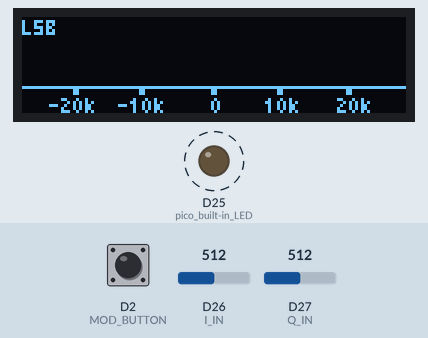
A sketch run on a simulated Arduino Due. On the bench: 128×32 one-colour display, output pins drawn as LEDs (lit = HIGH). Dashed ring = blinking. The test bench sets the inputs (shaded band); at power-on: D2 (MOD_BUTTON) HIGH, D26 (I_IN) = 512, D27 (Q_IN) = 512 (analog values on the 0–1023 scale). What the sketch prints to the serial monitor is not drawn.

Above: at 1.77 s.
1.8 s: D2 (MOD_BUTTON) pulled LOW for 3.2 s
At 5.12 s:
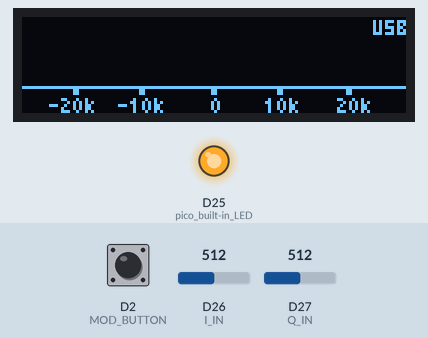
5.6 s: D26 (I_IN) set to 306
At 5.81 s:
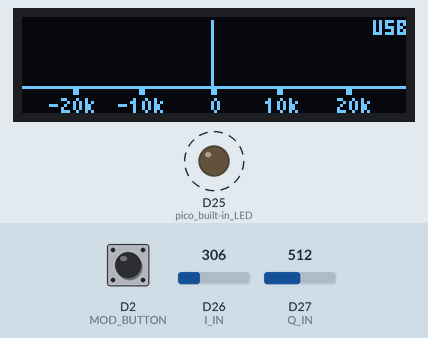
7.2 s: D27 (Q_IN) set to 716
8.7 s: D26 (I_IN) set to 122
At 8.85 s:
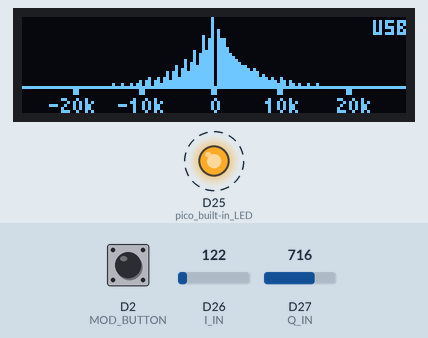
10.2 s: D2 (MOD_BUTTON) pulled LOW for 0.15 s
At 10.47 s:
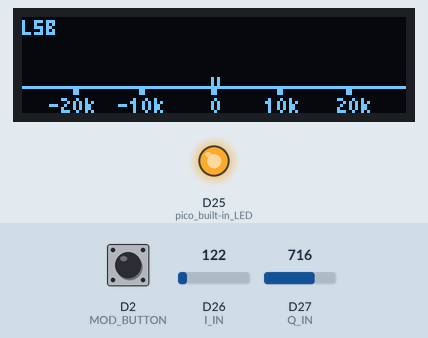
10.9 s: D27 (Q_IN) set to 900
At 11.13 s:
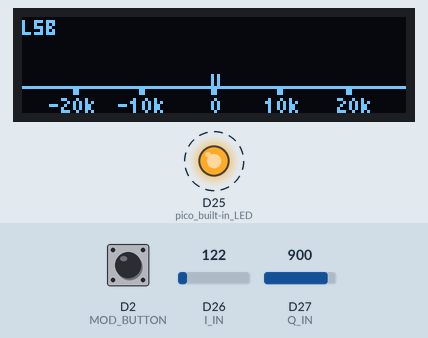
Timing chart, 0 to 13.5 s (numbered marks = the images above; inputs shaded):
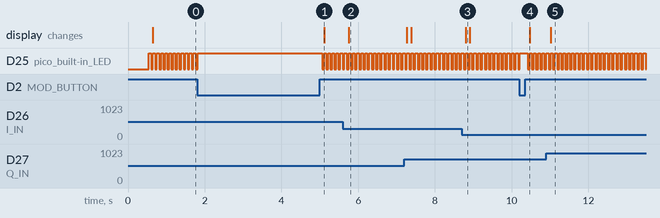

The sketch:

pico_BandScope_v1_128x32.ino
```cpp
/*
  OLED 128x32 Bandscope JR3XNW 2023/3/14
  Library to add
  arduinoFFT.h    https://www.arduino.cc/reference/en/libraries/arduinofft/
  Wire.h
  U8g2lib.h       https://github.com/olikraus/U8g2_Arduino
*/

#include <U8g2lib.h>  // This is for controlling the OLED display
#include <Wire.h>  // This library is needed for I2C communication, which is used by the OLED display
#include <arduinoFFT.h> // v2.0.2

//**************************FFT*****************************
#define I_IN 26  //I-Input pins
#define Q_IN 27  //Q-Input pins
#define MOD_BUTTON 2  //mode switching

#define PX1 63  //Positive frequency screen (Q) origin 62
#define PY1 23  //Bottom edge of spectrum screen 42
#define PY2 24  //56
#define SAMPLES 256  //Must be a power of 2
#define WFrow 12

int mod = 0;

//U8G2_SSD1306_128X64_NONAME_F_HW_I2C u8g2(U8G2_R0, /* reset=*/U8X8_PIN_NONE);
U8G2_SSD1306_128X32_UNIVISION_F_HW_I2C u8g2(U8G2_R0, /* reset=*/ U8X8_PIN_NONE);

ArduinoFFT<double> FFT;  // v2.0.2 Explicit data types using templates

double vReal[SAMPLES];
double vImag[SAMPLES];

byte DSdata[256];
byte WFdata[WFrow][128];

void setup() {
  pinMode(25, OUTPUT);      // pico built-in LED
  pinMode(MOD_BUTTON,INPUT_PULLUP); //MODE_SWITCHING Set to input and pull-up
  Serial.begin(115200);

  analogReadResolution(12);  // Set ADC full scale to 12 bits
  u8g2.begin();
  u8g2.setFont(u8g2_font_6x10_tf);
  u8g2.setDrawColor(1);
  u8g2.setFontPosTop();  // The upper left corner is used as the character position reference.
  u8g2.clearBuffer();
  u8g2.drawStr(0, 0, "Band Scope v0.1");
  u8g2.sendBuffer();
  delay(500);

}

void loop() {
    digitalWrite(25, HIGH);  // Built-in LED lights up during sampling
    if(digitalRead(MOD_BUTTON) == LOW){Mod_Stp();} //When MOD_BUTTON is pressed, change mode

    /*SAMPLING*/
    if ( mod == 0 ) {
      for(int i=0; i<SAMPLES; i++)
      {
        vReal[i] = (analogRead(I_IN) - 2048) * 3.3 / 4096.0;  //Arduinoは「0」。
        vImag[i] = (analogRead(Q_IN) - 2048) * 3.3 / 4096.0;  //
      }
      digitalWrite(25, LOW);
    } else {
      for(int i=0; i<SAMPLES; i++)
      {
        vReal[i] = (analogRead(Q_IN) - 2048) * 3.3 / 4096.0;  //Arduinoは「0」。
        vImag[i] = (analogRead(I_IN) - 2048) * 3.3 / 4096.0;  //
      }
      digitalWrite(25, LOW);
    }

    /*FFT*/
    FFT.windowing(vReal, SAMPLES, FFTWindow::Hamming, FFTDirection::Forward);  // Use new enum types instead of FFT_WIN_TYP_HAMMING and FFT_FORWARD
    FFT.windowing(vImag, SAMPLES, FFTWindow::Hamming, FFTDirection::Forward);
    FFT.compute(vReal, vImag, SAMPLES, FFTDirection::Reverse);  // Change FFT_REVERSE to FFTDirection::Reverse
    FFT.complexToMagnitude(vReal, vImag, SAMPLES);  // No change

    u8g2.clearBuffer();  // Screen buffer clear
    showScope();  // Spectrum Display
    showGraphics();  // Scale line and other indications
    show_mod();  //mode
    u8g2.sendBuffer();  //

    delay(1);  //Repeat the process every second OR:

}

//////////////////////////
//Processing when STEP SW is pressed
//////////////////////////
void Mod_Stp()
{
  if(mod == 0){
    mod = 1;
  }
  else{
    mod = 0;
  }
  delay(10);
  //Step_Disp(STEP);
  while(digitalRead(MOD_BUTTON) == LOW){
    delay(10);
  }
}

//////////////////////////
//Band scope display
//////////////////////////
void showScope() {  // Spectrum Display
  int d, d1, d2;

  for (int xi = 1; xi < 64; xi++) {  // Positive frequency spectrum display
      d1 = barLength(vReal[xi*2]);
      d2 = barLength(vImag[xi*2+1]);
    d = sqrt(d1 * d1 + d2 * d2);
    u8g2.drawVLine(xi + 64 , PY1 - d, d);
  }
  for (int xi = 64; xi < 128; xi++) { // Negative frequency spectrum display
      d1 = barLength(vReal[xi*2]);
      d2 = barLength(vImag[xi*2+1]);
    d = sqrt(d1 * d1 + d2 * d2);
    u8g2.drawVLine(xi - 64 , PY1 - d, d);
  }
}

//////////////////////////
//LSB/USB switching
//////////////////////////
void show_mod() {  // Spectrum Display
  u8g2.setFont(u8g2_font_micro_tr);  // Small font(3x5)
  if ( mod == 0 ){
    u8g2.drawStr(0, 0, "LSB");       //
  } else {
    u8g2.drawStr(117, 0, "USB");       //
  }
}

//////////////////////////
//Graph Length
//////////////////////////
int barLength(double d) {  // Calculate the length of the graph
  float fy;
  int y;

  fy = 14.0 * (log10(d) + 3.3);  //3.3 14
  y = fy;
  y = constrain(y, 0, 22);  // Cut off upper and lower limits

  /*For Test*/
  Serial.print(d, 4);
  Serial.print(", ");
  Serial.print(fy);
  Serial.print(", ");
  Serial.println(y);

  return y;
}

//////////////////////////
//on-screen display
//////////////////////////
void showGraphics() {  // Modifying Graphs
  // area demarcation line
  //u8g2.drawHLine(0, PY1, 128);  // lower end of the spectrum
  u8g2.drawHLine(0, 23, 128);  // Lower end line for waterfall 55
  //u8g2.drawFrame(0, 0, 128, 13);
  //u8g2.drawLine(63, 0, 63, 13);

  // Frequency scale (horizontal axis)
  u8g2.drawBox(PX1 - 24, PY2, 2, 2);  // Positive Frequency 10kscale
  u8g2.drawBox(PX1 - 46, PY2, 2, 2);  // Positive Frequency 20kscale

  u8g2.drawBox(PX1, PY2, 2, 2);       // Negative frequency 0kscale
  u8g2.drawBox(PX1 + 22, PY2, 2, 2);  // Negative frequency 10kscale
  u8g2.drawBox(PX1 + 45, PY2, 2, 2);  // Negative frequency 20kscale

  u8g2.setFont(u8g2_font_micro_tr);  // Small font(3x5)
  u8g2.drawStr(9, 26, "-20k");       // Negative frequency display 58
  u8g2.drawStr(32, 26, "-10k");

  u8g2.drawStr(63, 26, "0");  // Positive Frequency
  u8g2.drawStr(81, 26, "10k");
  u8g2.drawStr(105, 26, "20k");

}
```

Measured:
- after the input at 1.8 s, the display: changes after 3.3 s (image 1)
- after the input at 5.6 s, the display: changes after 0.15 s (image 2)
- after the input at 8.7 s, the display: changes after 0.10 s (image 3)
- after the input at 10.2 s, the display: changes after 0.27 s (image 4)
- after the input at 10.9 s, the display: changes after 0.11 s (image 5)
- by itself, D25 (pico_built-in_LED): repeats every 0.11 s: LOW 0.05 s, HIGH 0.06 s
